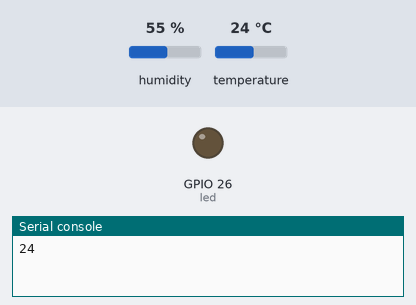
Recording of a program running on a simulated ESP32 board running MicroPython. Shown: output pins drawn as LEDs (lit = HIGH), the last lines printed to the serial console. Inputs (shaded band) come from the test bench; at power-on: temperature 24 °C, humidity 55 %.

Above: at 1.2 s.
1.3 s: temperature set to 26 °C
4.0 s: temperature set to 29 °C
At 5.4 s:
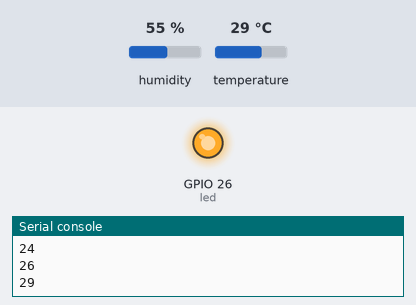
6.7 s: temperature set to 12 °C
At 8.9 s:
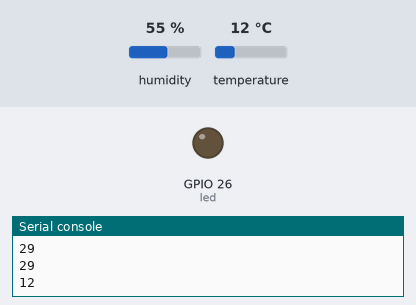
9.6 s: temperature set to 28 °C
At 11.3 s:
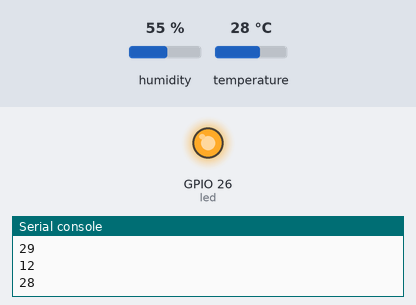
Timing chart, 0 to 12.8 s (numbered marks = the images above; inputs shaded):
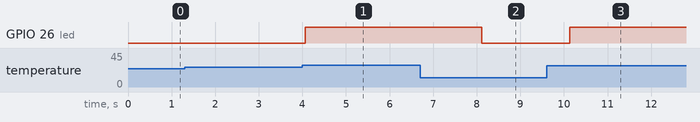

The program:

step2_dht_alert.py
```python
from machine import Pin
import time
import dht

dht11 = dht.DHT11(Pin(13))
led = Pin(26, Pin.OUT)

while True:
    dht11.measure()
    t = dht11.temperature()  # 잰 온도를 t 에 담아요
    print(t)
    if t >= 28:  # 28도 이상이면 덥다고 봐요
        led.value(1)
    else:
        led.value(0)
    time.sleep(2)
```

Measured:
- the behaviour switches between 27 and 28 °C on temperature (found by bisection; images 0 and 1)
- after the input at 4.0 s, GPIO 26 (led): LOW → HIGH after 0.07 s
- after the input at 6.7 s, GPIO 26 (led): HIGH → LOW after 1.4 s
- after the input at 9.6 s, GPIO 26 (led): LOW → HIGH after 0.53 s
